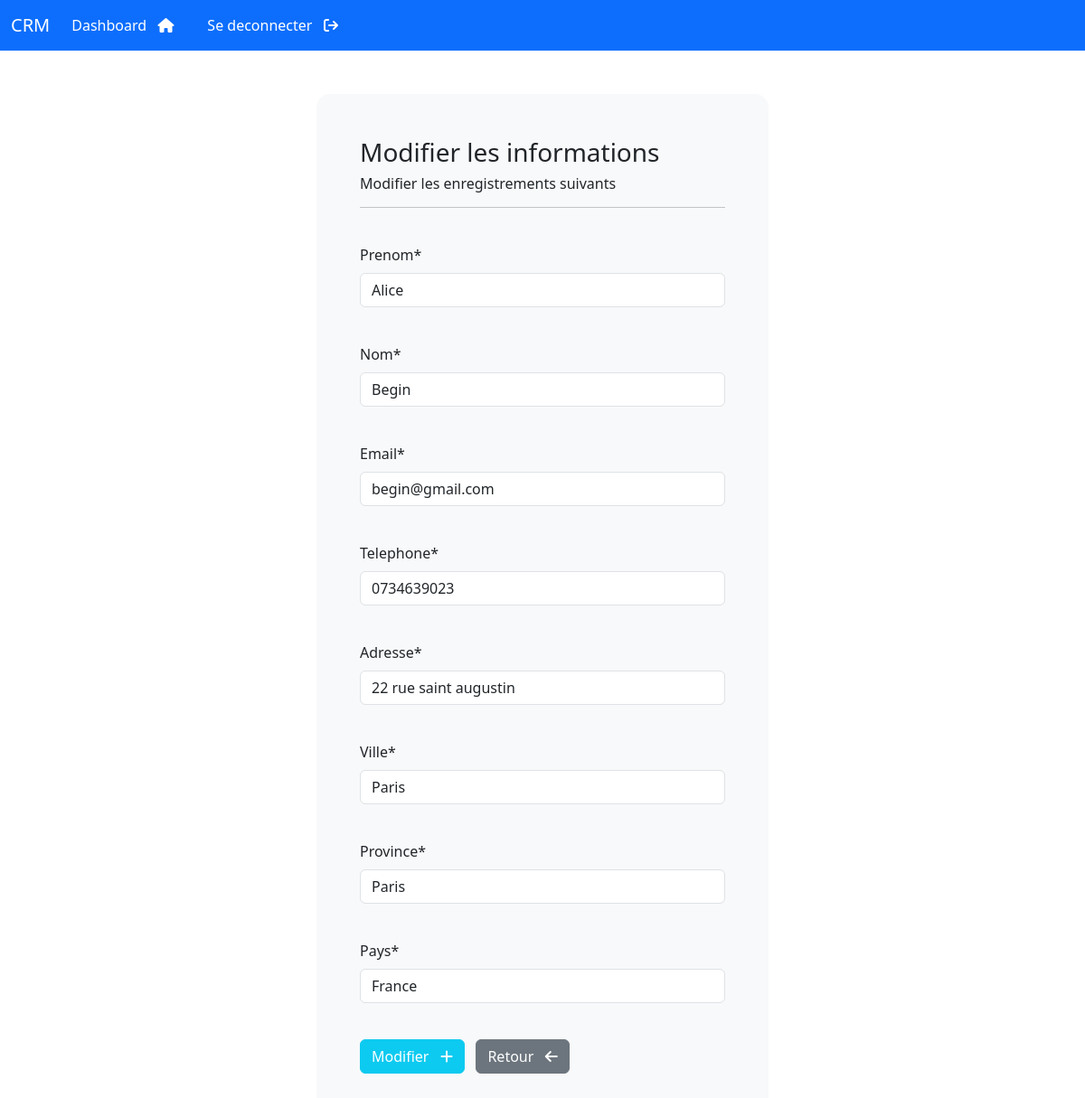
Page /modifier-informations/8 (signed in) on the committed database.
### webapp/models.py (models this page shows, shortened)
class Customer(models.Model):
    date_creation = models.DateTimeField( auto_now_add=True)
    prenom = models.CharField(max_length=150)
    nom = models.CharField(max_length=150)
    email = models.CharField(max_length=200)
    telephone = models.CharField(max_length=20)
    adresse = models.CharField(max_length=500)
    ville = models.CharField(max_length=150)
    province = models.CharField(max_length=150)
    pays = models.CharField(max_length=150)

### webapp/views.py (the view)
# urls.py: path('modifier-informations/<int:pk>', modifier_infos_client, name="modifier-informations"),
@login_required(login_url='login')
def modifier_infos_client(request, pk):
    obj = Customer.objects.get(id=pk)
    form = AjoutInfosClient(instance=obj)
    if request.method == 'POST':
         form = AjoutInfosClient(request.POST, instance=obj)
         if form.is_valid():
             form.save()
             messages.success(request, "les informations ont été modifiées avec succés")
             return redirect('dashboard')
    return render(request, 'webapp/modifier.html',{'form':form})

### webapp/forms.py
class AjoutInfosClient(forms.ModelForm):
    class Meta:
        model = Customer
        fields = [
                'prenom',
                  'nom',
                  'email',
                  'telephone',
                  'adresse',
                  'ville',
                  'province',
                  'pays' ]

### webapp/templates/webapp/modifier.html (shortened to what this page needs)
{% extends 'webapp/base.html'%}
{% load crispy_forms_tags %}
{% block content %}
<br>
<div class="container bg-light shadow-md p-5 form-register">
    <h3>Modifier les informations </h3>
    <h6> Modifier les enregistrements suivants</h6>
    <hr>
    <br>
    <form method="POST" autocomplete="off">
        {{ form.prenom|as_crispy_field }}
        <br>
        {{ form.nom|as_crispy_field }}
        <br>
        {{ form.email|as_crispy_field }}
        <br>
        {{ form.telephone|as_crispy_field }}
        <br>
        {{ form.adresse|as_crispy_field }}
        <br>
        {{ form.ville|as_crispy_field }}
        <br>
        {{ form.province|as_crispy_field }}
        <br>
        {{ form.pays|as_crispy_field }}
        <br>
        <button type="submit" class="btn btn-info text-white">
            Modifier &nbsp; <i class="fa-solid fa-plus"></i>
        </button>
        <a href="{% url 'dashboard'%}" class=" btn btn-secondary">
            Retour &nbsp; <i class="fa-solid fa-arrow-left"></i></a>
    </form>
</div>
{% endblock %}

### static/css/style.css (style rules this page uses)
.form-register { border-radius: 15px; width: 500px; }

### rows in the picture
Customer: prenom "Alice", nom "Begin", email "begin@gmail.com", telephone "0734639023", adresse "22 rue saint augustin", ville "Paris", province "Paris", pays "France"
